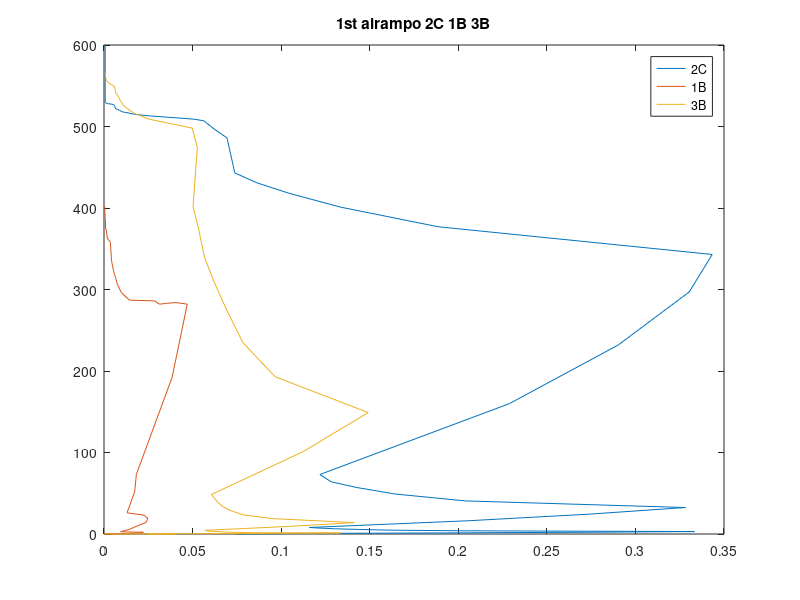
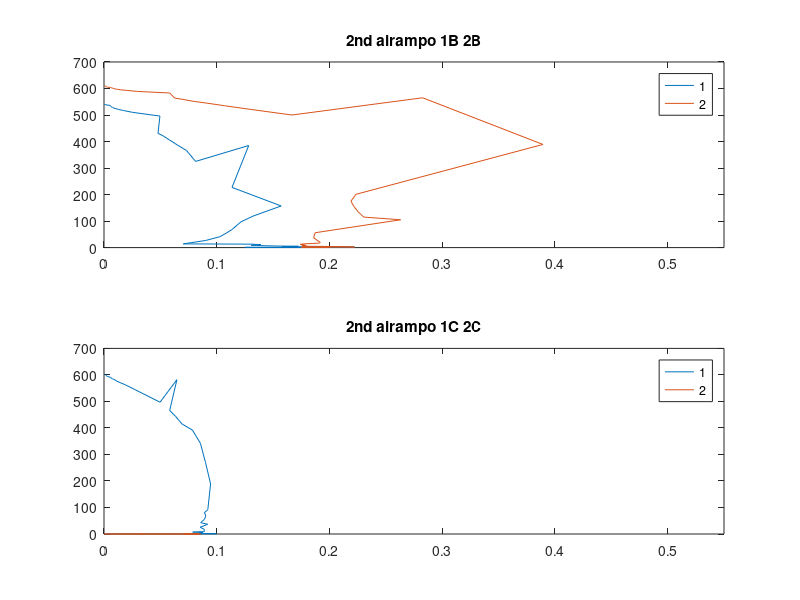
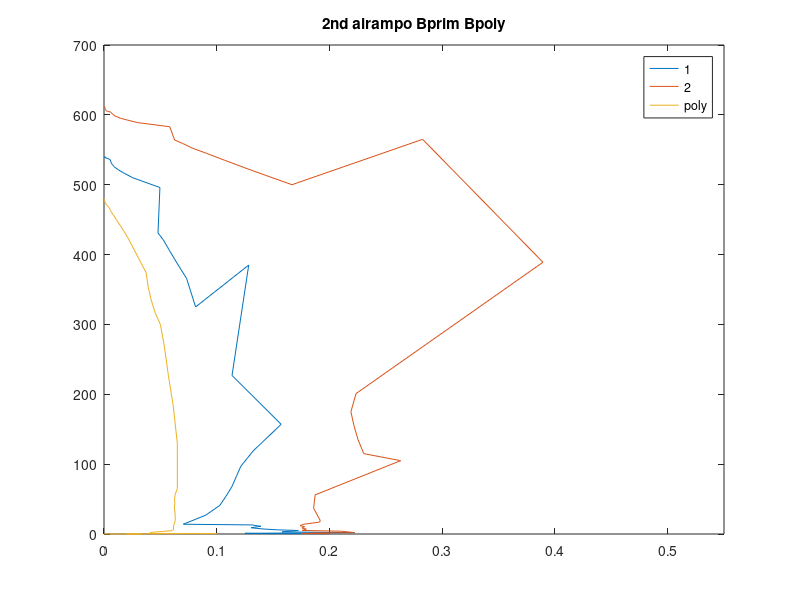
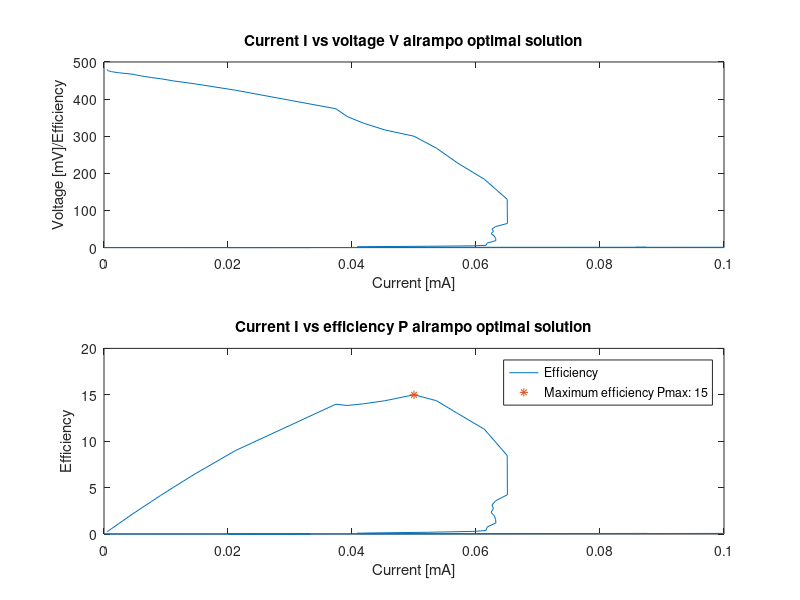

MATLAB code to generate these figures, in order:
close all
clear

res = [999999 899999 799999 699999 599999 499999 399999 299999 199999 99999 89999 79999 69999 59999 49999 39999 29999 19999 9999 8999 7999 6999 5999 4999 3999 2999 1999 999 899 799 699 599 499 399 299 199 99 89 79 69 59 49 39 29 19 9 8 7 6 5 4 3 2 1 0];

%--------------------------------------------------------------------------
%w 5 measurements, airampo

%stora b?garen
%mV, 999 999 - 0 Ohm
aC1_V = 200;
aC2_V = [600 600 530 530 529 529 529 528 528 527 526 522 521 520 518 517 515 513 509 507 497 486 443 431 418 401 377 343 297 232 160 073 064 057 49.1 40.6 32.5 24.4 16.2 8.0 7.2 6.4 5.6 4.7 3.9 3.0 2.2 1.4 0.6 0.4 0.3 0.3 0.2 0.1 0];

aB1_V = [402 402 396 393 388 385 374 374 363 358 349 336 330 323 316 306 296 287 286 282 283 284 282 192 073 052 026 023 021 19.7 17.0 14.2 8.7 5.8 2.8 2.5 2.2 1.9 1.6 1.3 1.0 0.7 0.4 0.1 0.1 0 0 0 0 0 0 0 0 0 0];
aB2_V = 490;
aB3_V = [566 566 564 563 561 559 557 555 553 550 547 540 539 533 527 522 516 509 498 474 402 374 340 310 276 235 193 149 101 48.5 43.6 38.6 33.5 28.6 23.5 18.9 14.0 9.2 4.5 4.0 3.5 3.1 2.6 2.1 1.6 1.2 0.7 0.3 0.2 0.2 0.1 0.1 0 0 0];

aC2_I = aC2_V./res;
aB1_I = aB1_V./res;
aB3_I = aB3_V./res;

figure
plot(aC2_I, aC2_V, aB1_I, aB1_V, aB3_I, aB3_V);
legend('2C', '1B', '3B')
title('1st airampo 2C 1B 3B')


%------------------------------------------------------------------------------------------------------
%------------------------------------------------------------------------------------------------------

%w 6 monday

%airampo, mV
aBprim1_V = [538 538 540 539 540 539 539 538 538 536 534 530 529 526 524 521 517 510 496 431 421 406 388 366 325 385 227 157 119 97 82 68 54 41 27 14 13 12 11 9 8 7 6 5 3 2 1 0.9 0.8 0.7 0.6 0.5 0.4 0.2 0];
aBprim1_I = aBprim1_V./res;
aBprim2_V = [612 612 610 609 609 608 607 606 605 604 603 601 600 598 597 595 593 589 583 564 559 552 545 535 521 500 565 389 201 175 155 135 115 105 56 37 19 17 14 12 10.5 8.6 7.0 5.1 4.0 2.0 1.5 1.3 1.1 0.9 0.7 0.6 0.4 0.2 0];
aBprim2_I = aBprim2_V./res;

aCprim1_V = [602 602 602 602 602 601 600 598 594 591 587 585 584 581 576 571 563 545 497 582 466 444 415 392 342 270 189 92.0 80.0 72.0 62.9 53.0 42.8 36.7 25.5 17.7 8.8 7.0 6.8 6.0 5.0 4.3 3.3 2.5 1.7 0.9 0.6 0.6 0.5 0.4 0.3 0.2 0.1 0 0];
aCprim1_I = aCprim1_V./res;
%felk?lla beh?vde s?tta p? silver 2ggr
aCprim2_V = [562 562 445 444 442 429 412 413 400 395 381 377 375 370 372 365 360 354 343 292 278 266 255 237 217 185 141 80 73.6 66.0 58.8 50.3 41.8 33.6 25.6 16.8 8.3 7.5 6.6 5.6 4.8 4.0 3.1 2.4 1.5 0.7 0.6 0.5 0.5 0.4 0.3 0.2 0.1 0 0];
aCprim2_V = aCprim2_V./res;

figure
subplot(2, 1, 1)
plot(aBprim1_I, aBprim1_V, aBprim2_I, aBprim2_V)
title('2nd airampo 1B 2B')
xlim([0 0.55])
legend('1', '2')
subplot(2, 1, 2)
plot(aCprim1_I, aCprim1_V, aCprim2_V, aCprim2_V)
title('2nd airampo 1C 2C')
xlim([0 0.55])
legend('1', '2')

%------------------------------------------------------------------------------------------------------
%------------------------------------------------------------------------------------------------------
%10/02

%airampo omgang 3 ---------------------------------------------------------
%med polymerpapper

a31_V = [480 479 477 476 476 475 474 473 471 467 465 463 461 458 455 449 441 424 374 353 335 317 300 268 228 184 130 65.0 56.8 50.0 43.9 37.4 31.4 25.2 18.9 12.3 6.1 5.4 4.7 3.6 2.5 2.0 1.6 1.2 0.8 0.7 0.7 0.6 0.6 0.1 0.1 0.1 0 0 0];
a31_I = a31_V./res;
 
figure
plot(aBprim1_I, aBprim1_V, aBprim2_I, aBprim2_V, a31_I, a31_V)
title('2nd airampo Bprim Bpoly')
xlim([0 0.55])
legend('1', '2', 'poly')

curr = 0:0.01:0.1;
pmax = zeros(1, 11);
for i=1:11
    pmax(i) = NaN;
end
pmax(6) = 15;

%pmax: 15
figure
subplot(2, 1, 1)
plot(a31_I, a31_V)
title('Current I vs voltage V airampo optimal solution')
xlabel('Current [mA]')
ylabel('Voltage [mV]/Efficiency')
subplot(2, 1, 2)
plot(a31_I, a31_I.*a31_V, curr, pmax, '*')
title('Current I vs efficiency P airampo optimal solution')
xlabel('Current [mA]')
ylabel('Efficiency')
legend('Efficiency', 'Maximum efficiency Pmax: 15')